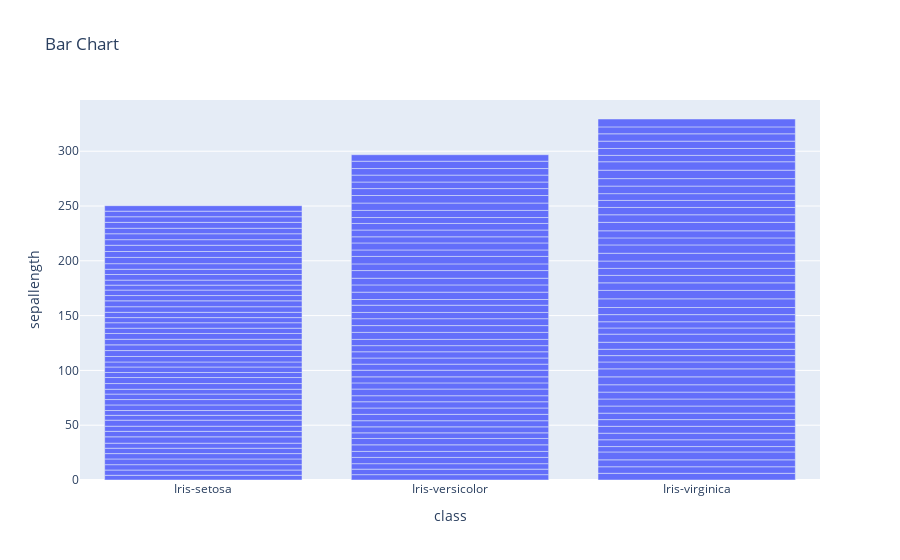

The cell this chart's notebook holds for it:
### Code cell
fig = px.bar(data, x='class', y='sepallength', title='Bar Chart')
fig.show()

### Figure 1 — Plotly figure (JSON) as saved in the notebook; plotly's stock layout.template omitted (floating-point values rounded to 4 significant figures; data arrays with more than 128 entries replaced by an {"elided": "..."} marker saying what was removed)
{"data": [{"alignmentgroup": "True", "hovertemplate": "class=%{x}<br>sepallength=%{y}<extra></extra>", "legendgroup": "", "marker": {"color": "#636efa", "pattern": {"shape": ""}}, "name": "", "offsetgroup": "", "orientation": "v", "showlegend": false, "textposition": "auto", "type": "bar", "x": {"elided": "150 str values"}, "xaxis": "x", "y": {"elided": "150 float values"}, "yaxis": "y"}], "layout": {"barmode": "relative", "legend": {"tracegroupgap": 0}, "title": {"text": "Bar Chart"}, "xaxis": {"anchor": "y", "domain": [0, 1], "title": {"text": "class"}}, "yaxis": {"anchor": "x", "domain": [0, 1], "title": {"text": "sepallength"}}}}
